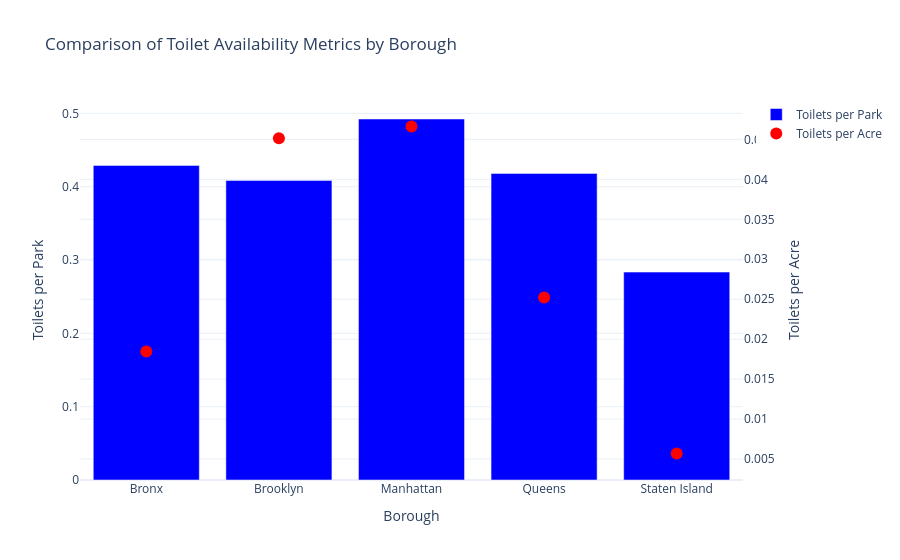

The notebook cell saved with this chart:
### Markdown cell above
Visualizing

### Code cell
import plotly.graph_objects as go

fig = go.Figure()

# Bar for toilets per park
fig.add_trace(
    go.Bar(
        x=park_toilet["BORO"],
        y=park_toilet["toilet_per_park"],
        name="Toilets per Park",
        marker_color="blue",
    )
)

# Marker for toilets per acre
fig.add_trace(
    go.Scatter(
        x=park_toilet["BORO"],
        y=park_toilet["toilet_per_acre"],
        name="Toilets per Acre",
        mode="markers",
        marker=dict(size=12, color="red"),
        yaxis="y2",
    )
)

fig.update_layout(
    title="Comparison of Toilet Availability Metrics by Borough",
    xaxis_title="Borough",
    yaxis=dict(title="Toilets per Park"),
    yaxis2=dict(title="Toilets per Acre", overlaying="y", side="right"),
    template="plotly_white",
)

fig.show()

### Figure 1 — Plotly figure (JSON) as saved in the notebook; plotly's stock layout.template omitted (floating-point values rounded to 4 significant figures)
{"data": [{"marker": {"color": "blue"}, "name": "Toilets per Park", "type": "bar", "x": ["Bronx", "Brooklyn", "Manhattan", "Queens", "Staten Island"], "y": [0.4291, 0.4087, 0.4924, 0.4182, 0.2836]}, {"marker": {"color": "red", "size": 12}, "mode": "markers", "name": "Toilets per Acre", "type": "scatter", "x": ["Bronx", "Brooklyn", "Manhattan", "Queens", "Staten Island"], "y": [0.01845, 0.04513, 0.04662, 0.02522, 0.005696], "yaxis": "y2"}], "layout": {"title": {"text": "Comparison of Toilet Availability Metrics by Borough"}, "xaxis": {"title": {"text": "Borough"}}, "yaxis": {"title": {"text": "Toilets per Park"}}, "yaxis2": {"overlaying": "y", "side": "right", "title": {"text": "Toilets per Acre"}}}}
